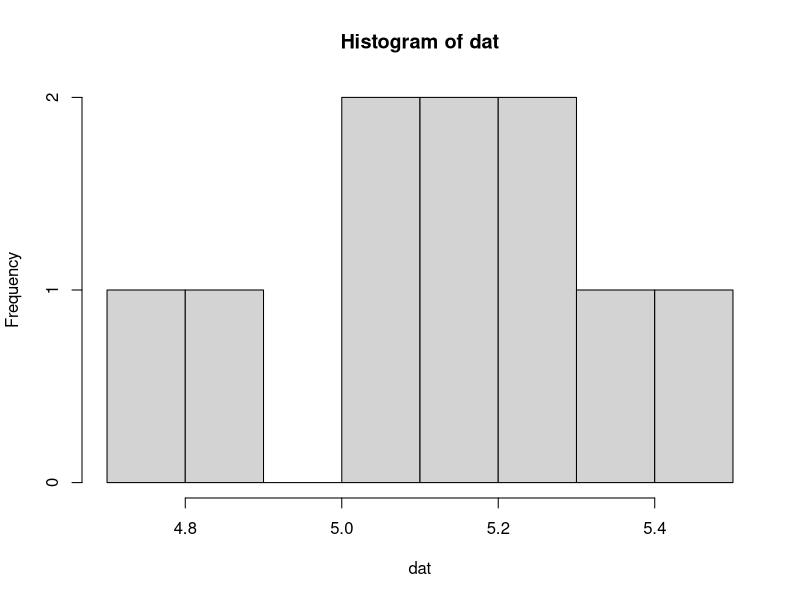
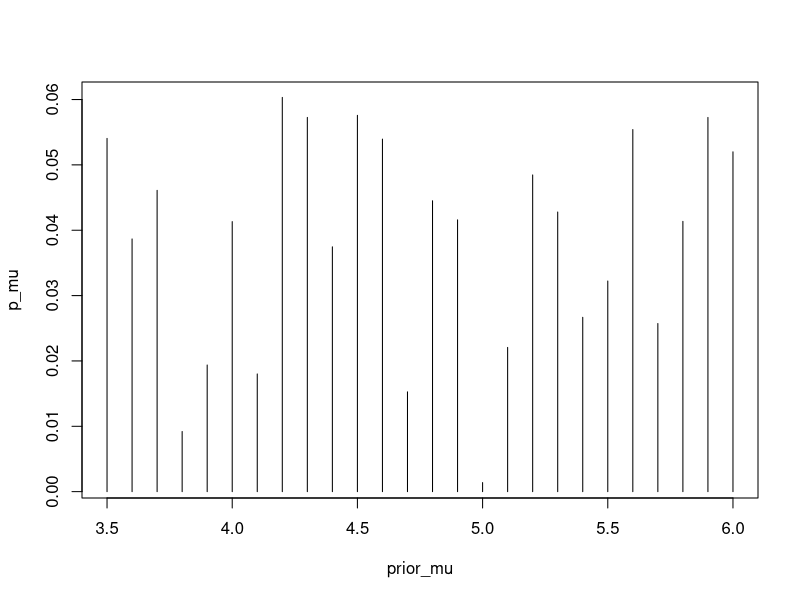
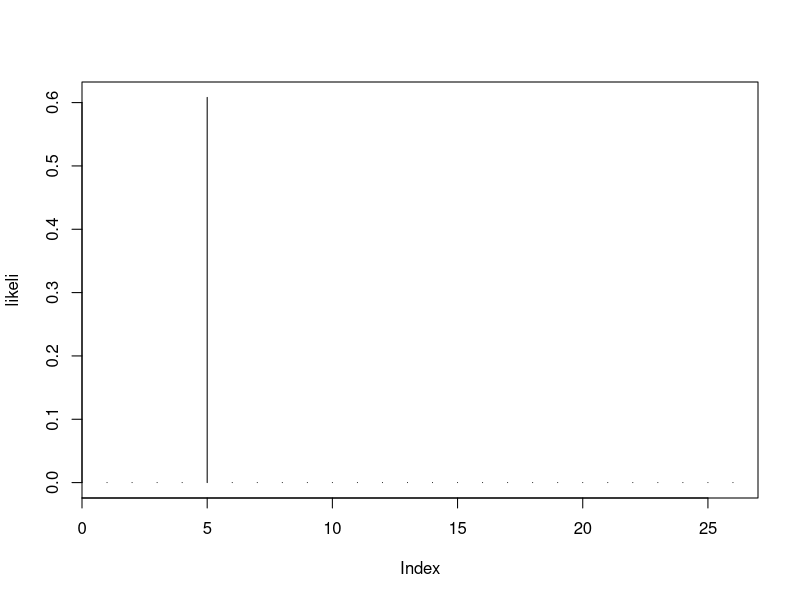
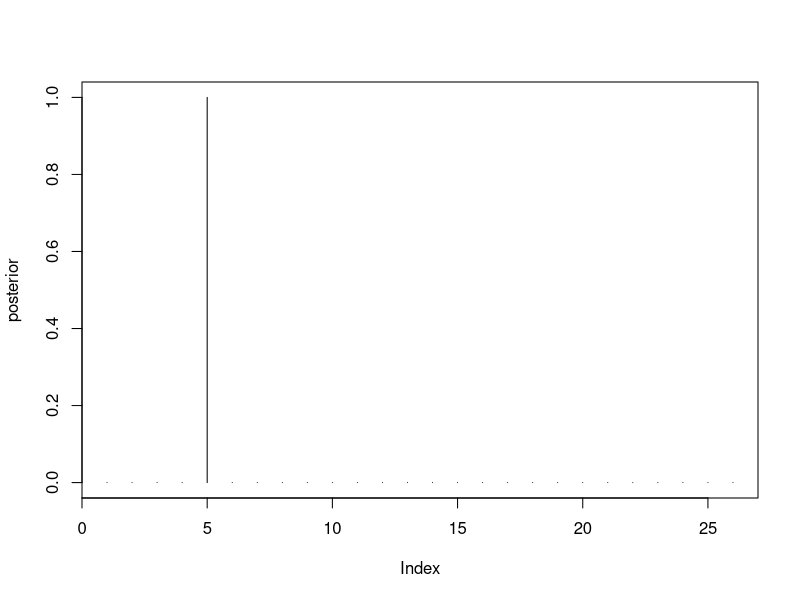

Recreate these plots in R, in order.
## ---- chunk 1
knitr::opts_chunk$set(echo = TRUE)
## ---- chunk 2
mu <- 5.2
## ---- chunk 3
sig <- 0.1
## ---- chunk 4
n <- 10
dat <- rnorm (n, mu, sqrt(sig))

hist(dat) # ten measurements of the students
## ---- chunk 5
#set range of prior values
prior_mu <- seq(3.5, 6, 0.1)
## ---- chunk 6
#creation of random weights
weights_mu <- runif (length(prior_mu))


#renormalise so that all probability masses add up to unity
p_mu <- weights_mu/sum(weights_mu)

#plot of probability density function
plot(p_mu ~ prior_mu, type ="h") #plot(x,y) or plot(y~x) 

## ---- chunk 7
#create a vector with the same number of entries as in "prior"
likeli <- rep(NA, length(prior_mu))

#using a loop for the calculation
for (i in seq_along(prior_mu))
                    {
                      likeli[i] <- prod(dnorm(dat, mean = i , sd = sqrt(sig)))
                    }

## ---- chunk 8
plot(likeli,typ="h")
## ---- chunk 9
posterior <- likeli * p_mu

posterior <- posterior / sum(posterior)
plot(posterior, type = "h") 

